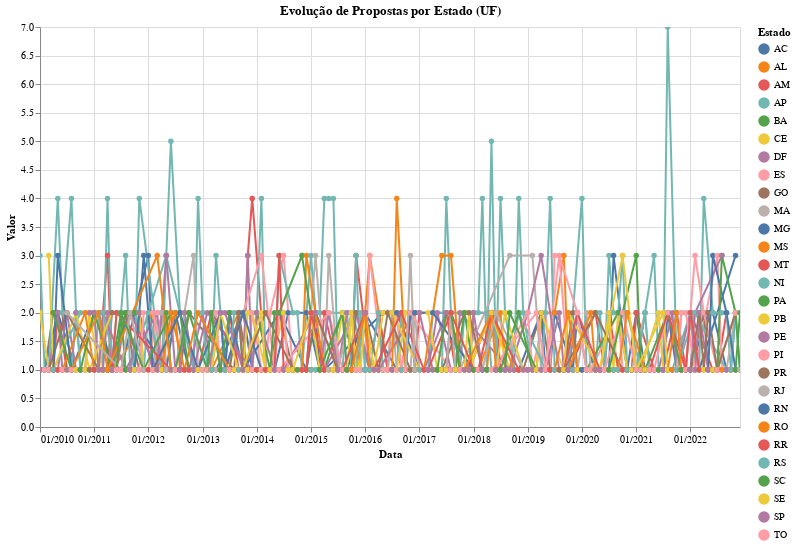

The notebook cell this image was saved under:
### Code cell
def plot_proposals(df):
    metricas = ['Qtd Propostas', 'Valor Total']
    dropdown = alt.binding_select(options=metricas, name="Métrica: ")
    param_metrica = alt.param(name='metrica', bind=dropdown, value='Qtd Propostas')

    selection_estado = alt.selection_point(fields=['UF'], bind='legend')

    return alt.Chart(df).mark_line(point=True).encode(
        x=alt.X('Data:T', title='Data', axis=alt.Axis(format='%m/%Y')),
        
        y=alt.Y('y_val:Q', title='Valor'),
        
        color=alt.Color('UF', title='Estado'),
        
        opacity=alt.condition(selection_estado, alt.value(1), alt.value(0)),
        
        tooltip=['Data', 'UF', 'Qtd Propostas', 'Valor Total']
    ).transform_calculate(
        y_val=f"datum[{param_metrica.name}]"
    ).add_params(
        param_metrica, selection_estado
    ).properties(
        title='Evolução de Propostas por Estado (UF)',
        width=700,
        height=400
    ).interactive()

chart = plot_proposals(df_olap)
chart.display()

### Figure 1 — Vega-Lite specification as saved in the notebook (floating-point values rounded to 4 significant figures; data arrays with more than 128 entries replaced by an {"elided": "..."} marker saying what was removed)
{"config": {"view": {"continuousWidth": 300, "continuousHeight": 300}}, "data": {"name": "data-c9ccaaafddbc4a98d1a0d60d38a047ee"}, "mark": {"type": "line", "point": true}, "encoding": {"color": {"field": "UF", "title": "Estado", "type": "nominal"}, "opacity": {"condition": {"param": "param_15", "value": 1}, "value": 0}, "tooltip": [{"field": "Data", "type": "temporal"}, {"field": "UF", "type": "nominal"}, {"field": "Qtd Propostas", "type": "quantitative"}, {"field": "Valor Total", "type": "quantitative"}], "x": {"axis": {"format": "%m/%Y"}, "field": "Data", "title": "Data", "type": "temporal"}, "y": {"field": "y_val", "title": "Valor", "type": "quantitative"}}, "height": 400, "params": [{"name": "metrica", "bind": {"input": "select", "options": ["Qtd Propostas", "Valor Total"], "name": "Métrica: "}, "value": "Qtd Propostas"}, {"name": "param_15", "select": {"type": "point", "fields": ["UF"]}, "bind": "legend"}, {"name": "param_16", "select": {"type": "interval", "encodings": ["x", "y"]}, "bind": "scales"}], "title": "Evolução de Propostas por Estado (UF)", "transform": [{"calculate": "datum[metrica]", "as": "y_val"}], "width": 700, "$schema": "https://vega.github.io/schema/vega-lite/v5.8.0.json", "datasets": {"data-c9ccaaafddbc4a98d1a0d60d38a047ee": {"elided": "1544 records"}}}
